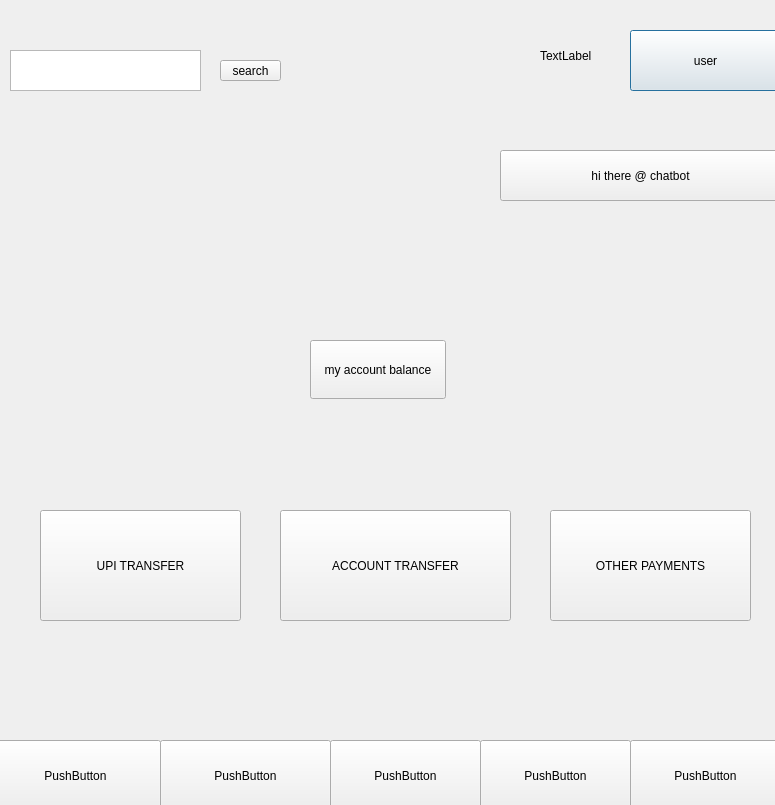
<?xml version="1.0" encoding="UTF-8"?>
<ui version="4.0">
 <class>Dialog</class>
 <widget class="QDialog" name="Dialog">
  <property name="geometry">
   <rect>
    <x>0</x>
    <y>0</y>
    <width>775</width>
    <height>805</height>
   </rect>
  </property>
  <property name="windowTitle">
   <string>Dialog</string>
  </property>
  <widget class="QPushButton" name="user">
   <property name="enabled">
    <bool>true</bool>
   </property>
   <property name="geometry">
    <rect>
     <x>630</x>
     <y>30</y>
     <width>151</width>
     <height>61</height>
    </rect>
   </property>
   <property name="minimumSize">
    <size>
     <width>93</width>
     <height>0</height>
    </size>
   </property>
   <property name="locale">
    <locale language="French" country="France"/>
   </property>
   <property name="text">
    <string>user</string>
   </property>
  </widget>
  <widget class="QTextBrowser" name="textBrowser">
   <property name="geometry">
    <rect>
     <x>10</x>
     <y>50</y>
     <width>191</width>
     <height>41</height>
    </rect>
   </property>
   <property name="cursor" stdset="0">
    <cursorShape>PointingHandCursor</cursorShape>
   </property>
  </widget>
  <widget class="QPushButton" name="search">
   <property name="geometry">
    <rect>
     <x>220</x>
     <y>60</y>
     <width>61</width>
     <height>21</height>
    </rect>
   </property>
   <property name="cursor">
    <cursorShape>PointingHandCursor</cursorShape>
   </property>
   <property name="text">
    <string>search</string>
   </property>
  </widget>
  <widget class="QPushButton" name="bot">
   <property name="geometry">
    <rect>
     <x>500</x>
     <y>150</y>
     <width>281</width>
     <height>51</height>
    </rect>
   </property>
   <property name="text">
    <string>hi there @ chatbot</string>
   </property>
  </widget>
  <widget class="QPushButton" name="acb">
   <property name="geometry">
    <rect>
     <x>310</x>
     <y>340</y>
     <width>136</width>
     <height>59</height>
    </rect>
   </property>
   <property name="toolTipDuration">
    <number>3</number>
   </property>
   <property name="whatsThis">
    <string>&lt;html&gt;&lt;head/&gt;&lt;body&gt;&lt;p&gt;hi&lt;/p&gt;&lt;/body&gt;&lt;/html&gt;</string>
   </property>
   <property name="locale">
    <locale language="Filipino" country="Philippines"/>
   </property>
   <property name="inputMethodHints">
    <set>Qt::ImhNone</set>
   </property>
   <property name="text">
    <string>my account balance</string>
   </property>
  </widget>
  <widget class="QPushButton" name="pushButton_4">
   <property name="geometry">
    <rect>
     <x>-10</x>
     <y>740</y>
     <width>171</width>
     <height>71</height>
    </rect>
   </property>
   <property name="text">
    <string>PushButton</string>
   </property>
  </widget>
  <widget class="QPushButton" name="pushButton_5">
   <property name="geometry">
    <rect>
     <x>480</x>
     <y>740</y>
     <width>151</width>
     <height>71</height>
    </rect>
   </property>
   <property name="text">
    <string>PushButton</string>
   </property>
  </widget>
  <widget class="QPushButton" name="pushButton_10">
   <property name="geometry">
    <rect>
     <x>160</x>
     <y>740</y>
     <width>171</width>
     <height>71</height>
    </rect>
   </property>
   <property name="text">
    <string>PushButton</string>
   </property>
  </widget>
  <widget class="QPushButton" name="pushButton_11">
   <property name="geometry">
    <rect>
     <x>630</x>
     <y>740</y>
     <width>151</width>
     <height>71</height>
    </rect>
   </property>
   <property name="text">
    <string>PushButton</string>
   </property>
  </widget>
  <widget class="QPushButton" name="pushButton_12">
   <property name="geometry">
    <rect>
     <x>330</x>
     <y>740</y>
     <width>151</width>
     <height>71</height>
    </rect>
   </property>
   <property name="text">
    <string>PushButton</string>
   </property>
  </widget>
  <widget class="QPushButton" name="upip">
   <property name="geometry">
    <rect>
     <x>40</x>
     <y>510</y>
     <width>201</width>
     <height>111</height>
    </rect>
   </property>
   <property name="text">
    <string>UPI TRANSFER</string>
   </property>
  </widget>
  <widget class="QPushButton" name="actrans">
   <property name="geometry">
    <rect>
     <x>280</x>
     <y>510</y>
     <width>231</width>
     <height>111</height>
    </rect>
   </property>
   <property name="text">
    <string>ACCOUNT TRANSFER</string>
   </property>
  </widget>
  <widget class="QPushButton" name="otrpays">
   <property name="geometry">
    <rect>
     <x>550</x>
     <y>510</y>
     <width>201</width>
     <height>111</height>
    </rect>
   </property>
   <property name="text">
    <string>OTHER PAYMENTS</string>
   </property>
  </widget>
  <widget class="QLabel" name="label">
   <property name="geometry">
    <rect>
     <x>540</x>
     <y>40</y>
     <width>91</width>
     <height>31</height>
    </rect>
   </property>
   <property name="text">
    <string>TextLabel</string>
   </property>
  </widget>
 </widget>
 <resources/>
 <connections/>
</ui>
